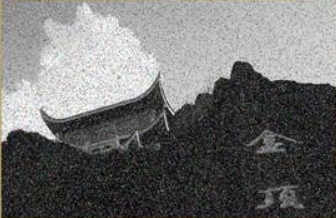
#> input picture noisy.png, 336 x 218 px
$ python L23.py
#> lines starting #> are read from the running program, lines starting #| are printed output that depends on the picture
import cv2 as cv
import numpy as np
from matplotlib import pyplot as plt
img = cv.imread('noisy.png')
#> img is the input picture: shape (218, 336, 3); mean B, G, R 111.8, 112.2, 112.4
median = cv.medianBlur(img,5)
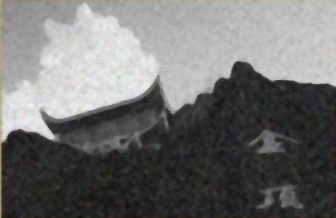
#> median: shape (218, 336, 3); mean B, G, R 111.6, 112, 112.2
plt.subplot(121),plt.imshow(img),plt.title('Original')
plt.xticks([]),plt.yticks([])
plt.subplot(122),plt.imshow(median),plt.title('Blurred')
plt.xticks([]),plt.yticks([])
plt.show()
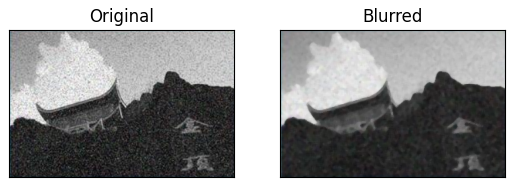
#> figure drawn by matplotlib, 2 panels; B, G, R data is drawn as R, G, B
